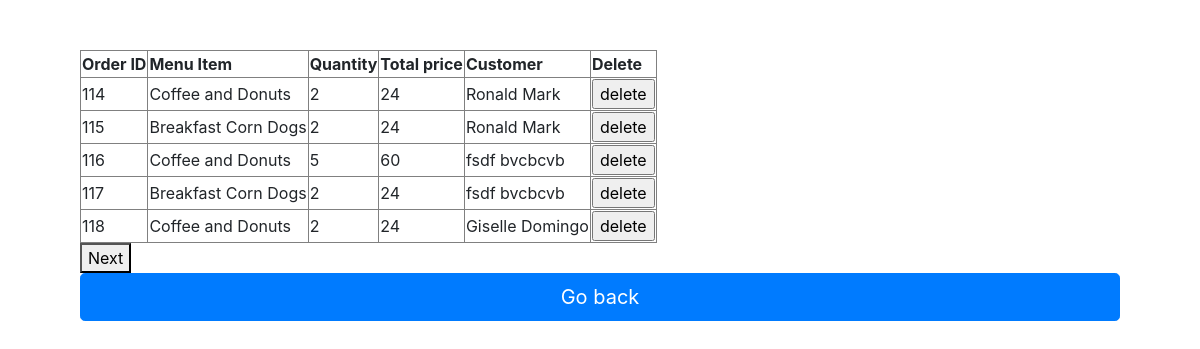
Page /employee-pages/orderhistory.php on the committed database.
### tables this page shows
CREATE TABLE `orders` (
  `OrderID` int(11) NOT NULL,
  `menuID` int(11) DEFAULT NULL,
  `quantity` int(11) DEFAULT NULL,
  `CustomerID` int(11) DEFAULT NULL
);

CREATE TABLE `menu` (
  `MenuID` int(11) NOT NULL,
  `menu_item` varchar(255) DEFAULT NULL,
  `price` int(10) DEFAULT NULL
);

CREATE TABLE `customer` (
  `CustomerID` int(11) NOT NULL,
  `first_name` varchar(255) DEFAULT NULL,
  `last_name` varchar(255) DEFAULT NULL,
  `phone_num` varchar(20) DEFAULT NULL,
  `address` varchar(255) DEFAULT NULL
);

### employee-pages/orderhistory.php (the view, shortened to what this page needs)
<?php
require('../../../connect/dbconnect.inc.php');
?>
<!DOCTYPE html>
<html>
    <head>
        <link rel="stylesheet" href="https://cdn.jsdelivr.net/npm/bootstrap@4.5.3/dist/css/bootstrap.min.css">
        <link rel="stylesheet" href="style.css">
    </head>
    <body>
    <div class="container">
    <?php
    $limit = 5;
    $total = "SELECT COUNT(OrderID) as R FROM orders";
    $stmt = $conn->prepare($total);
    $stmt->execute();
    $result = $stmt->get_result()->fetch_assoc();
    $records = $result['R'];
    if ((isset($_GET['page']) && is_numeric($_GET['page']))){
        $current_page = htmlspecialchars($_GET['page']);
    } else{
        $current_page = 1;
    }
    $offset = ($current_page-1) * $limit;
    if($records > $limit){
        $total_pages = ceil($records/$limit);
    } else{
        $total_pages = 1;
    }
    $query ="SELECT OrderID, menuID, quantity, CustomerID FROM orders LIMIT ?,?";
    $stmt = $conn->prepare($query);
    $stmt->bind_param("ii", $offset, $limit);
    $stmt->execute();
    $result = $stmt->get_result()->fetch_all(MYSQLI_ASSOC);
    if($result){
	?>
    <table border='1'>
        <tr>
            <th>Order ID</th>
            <th>Menu Item</th>
            <th>Quantity</th>
            <th>Total price</th>
            <th>Customer</th>
            <th>Delete</th>
        </tr>
    <?php
    foreach($result as $orders){
        $query = "SELECT first_name, last_name FROM customer WHERE CustomerID = ?";
        $stmt = $conn->prepare($query);
        $stmt->bind_param('i', $orders['CustomerID']);
        $stmt->execute();
        $result = $stmt->get_result();
        $row = $result->fetch_assoc();
        $name = $row['first_name']." ".$row['last_name'];
        $query = "SELECT menu_item, price FROM menu WHERE MenuID = ?";
        $stmt = $conn->prepare($query);
        $stmt->bind_param('i', $orders['menuID']);
        $stmt->execute();
        $result = $stmt->get_result();
        $row = $result->fetch_assoc();
        $menu_item = $row['menu_item'];
        $itemTotal = $orders['quantity'] * $row['price'];
        echo "<tr>";
        echo "<td>".$orders['OrderID']."</td>";
        echo "<td>".$menu_item."</td>";
        echo "<td>".$orders['quantity']."</td>";
        echo "<td>".$itemTotal."</td>";
        echo "<td>".$name."</td>";
        echo "<td><input type='button' name='delete' value='delete'></td>";
        echo "</tr>";
    }
    ?>
        </table>
        <?php
        } else{
            echo "<p>no records found</p>";
            exit();
        }
        if($current_page < $total_pages){
            echo '<a href="orderhistory.php?page='.($current_page+1).'"><button> Next </button></a>';
        }
        ?>
    <a href="adminmenu.php"><button type="button" class="btn btn-primary btn-lg btn-block">Go back</button> </a>
    </div>
    </body>
</html>

### style.css (style rules this page uses)
.container { padding: 50px; }

### rows in the picture
orders: OrderID "114", menuID.menu_item "Coffee and Donuts", quantity "2", quantity.price "24", CustomerID.last_name "Ronald Mark"
orders: OrderID "115", menuID.menu_item "Breakfast Corn Dogs", quantity "2", quantity.price "24", CustomerID.last_name "Ronald Mark"
orders: OrderID "116", menuID.menu_item "Coffee and Donuts", quantity "5", quantity.price "60", CustomerID.last_name "fsdf bvcbcvb"
orders: OrderID "117", menuID.menu_item "Breakfast Corn Dogs", quantity "2", quantity.price "24", CustomerID.last_name "fsdf bvcbcvb"
orders: OrderID "118", menuID.menu_item "Coffee and Donuts", quantity "2", quantity.price "24", CustomerID.last_name "Giselle Domingo"
